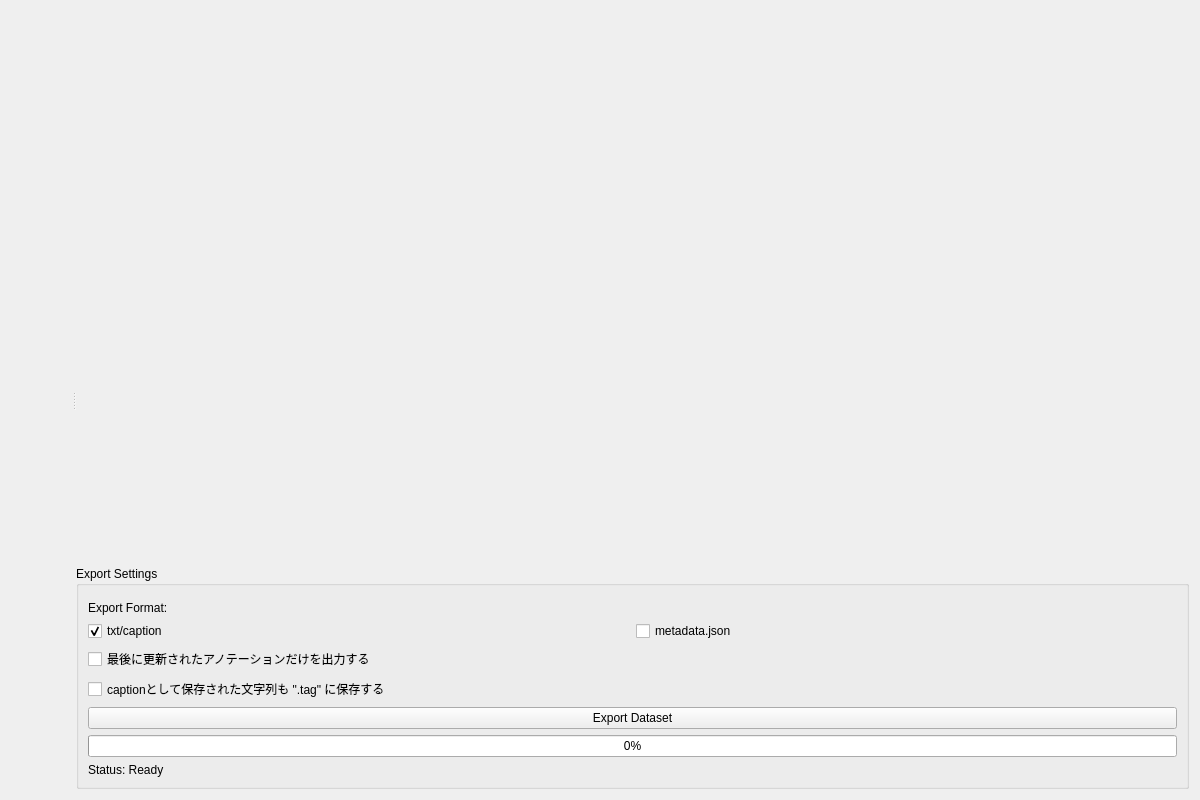
<?xml version="1.0" encoding="UTF-8"?>
<ui version="4.0">
 <class>DatasetExportWidget</class>
 <widget class="QWidget" name="DatasetExportWidget">
  <property name="geometry">
   <rect>
    <x>0</x>
    <y>0</y>
    <width>1200</width>
    <height>800</height>
   </rect>
  </property>
  <property name="windowTitle">
   <string>Dataset Export</string>
  </property>
  <layout class="QHBoxLayout" name="mainLayout">
   <item>
    <widget class="QSplitter" name="mainSplitter">
     <property name="orientation">
      <enum>Qt::Orientation::Horizontal</enum>
     </property>
     <widget class="QWidget" name="leftPanel">
      <layout class="QVBoxLayout" name="leftPanelLayout">
       <item>
        <widget class="TagFilterWidget" name="dbSearchWidget" native="true">
         <layout class="QVBoxLayout" name="filterLayout"/>
        </widget>
       </item>
       <item>
        <widget class="ThumbnailSelectorWidget" name="thumbnailSelector" native="true">
         <property name="sizePolicy">
          <sizepolicy hsizetype="Expanding" vsizetype="Expanding">
           <horstretch>0</horstretch>
           <verstretch>1</verstretch>
          </sizepolicy>
         </property>
        </widget>
       </item>
       <item>
        <widget class="QLabel" name="imageCountLabel">
         <property name="text">
          <string/>
         </property>
        </widget>
       </item>
      </layout>
     </widget>
     <widget class="QWidget" name="rightPanel">
      <layout class="QVBoxLayout" name="rightPanelLayout">
       <item>
        <widget class="ImagePreviewWidget" name="imagePreview" native="true">
         <property name="sizePolicy">
          <sizepolicy hsizetype="Expanding" vsizetype="Expanding">
           <horstretch>0</horstretch>
           <verstretch>1</verstretch>
          </sizepolicy>
         </property>
        </widget>
       </item>
       <item>
        <widget class="QGroupBox" name="exportGroupBox">
         <property name="title">
          <string>Export Settings</string>
         </property>
         <layout class="QVBoxLayout" name="exportLayout">
          <item>
           <widget class="DirectoryPickerWidget" name="exportDirectoryPicker" native="true"/>
          </item>
          <item>
           <widget class="QLabel" name="exportFormatLabel">
            <property name="text">
             <string>Export Format:</string>
            </property>
           </widget>
          </item>
          <item>
           <layout class="QHBoxLayout" name="exportFormatLayout">
            <item>
             <widget class="QCheckBox" name="checkBoxTxtCap">
              <property name="text">
               <string>txt/caption</string>
              </property>
              <property name="checked">
               <bool>true</bool>
              </property>
             </widget>
            </item>
            <item>
             <widget class="QCheckBox" name="checkBoxJson">
              <property name="text">
               <string>metadata.json</string>
              </property>
             </widget>
            </item>
           </layout>
          </item>
          <item>
           <widget class="QCheckBox" name="latestcheckBox">
            <property name="text">
             <string>最後に更新されたアノテーションだけを出力する</string>
            </property>
           </widget>
          </item>
          <item>
           <widget class="QCheckBox" name="MergeCaptionWithTagscheckBox">
            <property name="text">
             <string>captionとして保存された文字列も &quot;.tag&quot; に保存する</string>
            </property>
           </widget>
          </item>
          <item>
           <widget class="QPushButton" name="exportButton">
            <property name="text">
             <string>Export Dataset</string>
            </property>
           </widget>
          </item>
          <item>
           <widget class="QProgressBar" name="exportProgressBar">
            <property name="value">
             <number>0</number>
            </property>
           </widget>
          </item>
          <item>
           <widget class="QLabel" name="statusLabel">
            <property name="text">
             <string>Status: Ready</string>
            </property>
           </widget>
          </item>
         </layout>
        </widget>
       </item>
      </layout>
     </widget>
    </widget>
   </item>
  </layout>
 </widget>
 <customwidgets>
  <customwidget>
   <class>ImagePreviewWidget</class>
   <extends>QWidget</extends>
   <header location="global">ImagePreviewWidget</header>
   <container>1</container>
   <slots>
    <slot>load_image()</slot>
    <slot>update_model_options()</slot>
    <slot>send_vision_prompt()</slot>
   </slots>
  </customwidget>
  <customwidget>
   <class>ThumbnailSelectorWidget</class>
   <extends>QWidget</extends>
   <header location="global">ThumbnailSelectorWidget</header>
   <container>1</container>
   <slots>
    <signal>on_thumbnail_clicked()</signal>
    <signal>imageSelected()</signal>
   </slots>
  </customwidget>
  <customwidget>
   <class>TagFilterWidget</class>
   <extends>QWidget</extends>
   <header location="global">TagFilterWidget</header>
   <container>1</container>
  </customwidget>
  <customwidget>
   <class>DirectoryPickerWidget</class>
   <extends>QWidget</extends>
   <header location="global">DirectoryPickerWidget</header>
   <container>1</container>
  </customwidget>
 </customwidgets>
 <resources/>
 <connections/>
</ui>
